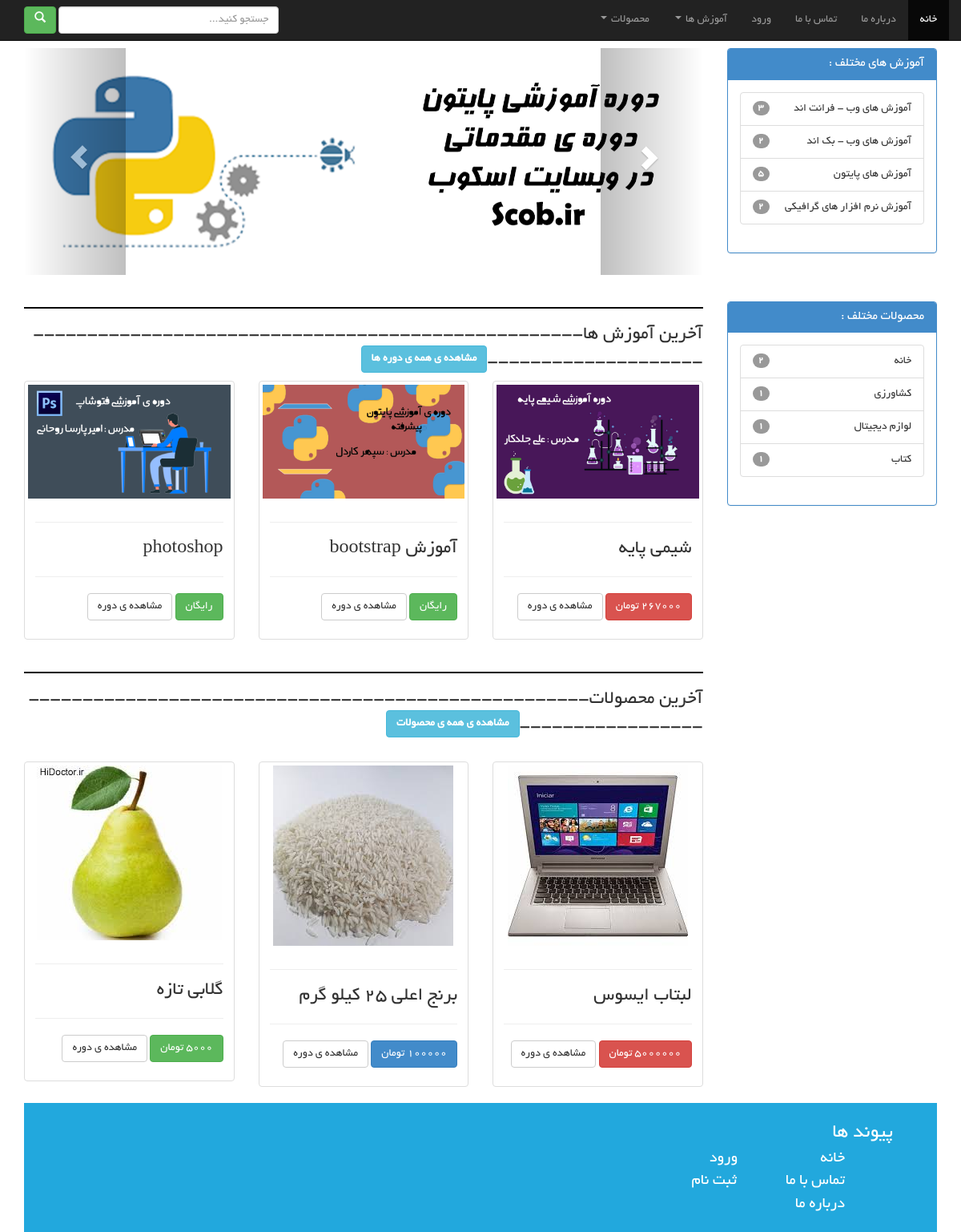
The page / on the database its author committed.
### courses/models.py (models this page shows, shortened)
class Course(models.Model):
    title = models.CharField(max_length=30)
    description = models.TextField()
    price = models.IntegerField(max_length=10,default=0)
    condition = models.CharField(max_length=20)
    master = models.CharField(max_length=20)
    master_img = models.ImageField(upload_to='courses/',null=True,blank=True)
    master_des = models.TextField(null=True,blank=True)
    pqs = models.TextField(null=True,blank=True)
    level = models.CharField(max_length=10)
    image = models.ImageField(upload_to='courses/',null=True,blank=True)
    topic = models.CharField(max_length=50,null=True,blank=True)

### products/models.py (models this page shows, shortened)
class Product(models.Model):
    title = models.CharField(max_length=30)
    description = models.TextField()
    price = models.IntegerField(max_length=10,default=0)
    image = models.ImageField(upload_to='products/',null=True,blank=True)
    topic = models.CharField(max_length=50,null=True)

### scob/views.py (the view)
# urls.py: path('', main_page),
def main_page(request):
    print(f"is user logged in : {request.user.is_authenticated}")
    tedad_c = Course.objects.count() - 1
    lastest_c = Course.objects.all()[(tedad_c - 2):]
    tedad_p = Product.objects.count() - 1
    lastest_p = Product.objects.all()[(tedad_p - 2):]
    front_topic = Course.objects.filter(topic__contains="frontend").count()
    back_topic = Course.objects.filter(topic__contains="backend").count()
    python_topic = Course.objects.filter(topic__contains="python").count()
    graphics_topic = Course.objects.filter(topic__contains="graphics").count()
    home_topic = Product.objects.filter(topic__contains="home").count()
    farming_topic = Product.objects.filter(topic__contains="farming").count()
    digital_topic = Product.objects.filter(topic__contains="digital").count()
    book_topic = Product.objects.filter(topic__contains="book").count()
    users = User.objects.all()
    title = "اسکوب |‌صفحه ی اصلی"
    context = {
        "last_courses": lastest_c,
        "last_products": lastest_p,
        "front_topic": front_topic,
        "back_topic": back_topic,
        "python_topic": python_topic,
        "graphics_topic": graphics_topic,
        "home_topic": home_topic,
        "farming_topic": farming_topic,
        "digital_topic": digital_topic,
        "book_topic": book_topic,
        "title": title,
        "users" : users,
    }
    return render(request, "main.html", context)

### templates/main.html (shortened to what this page needs)
{% load static %}
<!DOCTYPE html>
<html lang="en">
<head>
    <link rel="stylesheet" href="https://maxcdn.bootstrapcdn.com/bootstrap/3.3.7/css/bootstrap.min.css">
    <link rel="stylesheet" href="https://cdnjs.cloudflare.com/ajax/libs/font-awesome/4.7.0/css/font-awesome.min.css">
    <link rel="stylesheet" href="{% static "css/boot/bootstrap-rtl.css" %}">
    <link rel="stylesheet" href="{% static "css/main-css.css" %}">
</head>
<body>
<div class="container">
    <div id="header" class="col-lg-12">
        <nav class="navbar navbar-inverse navbar-fixed-top">
            <div class="container-fluid">
                <div class="collapse navbar-collapse" id="bs-example-navbar-collapse-1">
                    <ul class="nav navbar-nav">
                        <li class="active"><a href="/">خانه <span class="sr-only">(current)</span></a></li>
                        <li><a href="/about-us">درباره ما</a></li>
                        <li><a href="/contact-us">تماس با ما</a></li>
                        <li><a href="/login">ورود</a></li>
                        <li class="dropdown">
                            <a href="#" class="dropdown-toggle" data-toggle="dropdown" role="button"
                               aria-haspopup="true" aria-expanded="false">آموزش ها <span class="caret"></span></a>
                        </li>
                    </ul>
                    <ul class="nav navbar-nav navbar-right">
                        <li class="dropdown">
                            <a href="#" class="dropdown-toggle" data-toggle="dropdown" role="button"
                               aria-haspopup="true" aria-expanded="false">محصولات <span class="caret"></span></a>
                        </li>
                    </ul>
                    <form class="navbar-form navbar-left" method="GET" action="/search">
                        <div class="form-group">
                            <input type="text" name="searching" class="form-control search-bar" style="width: 275px"
                                   placeholder="جستجو کنید...">
                            <button class="btn btn-success" type="submit"><i class="glyphicon glyphicon-search "></i>
                            </button>
                        </div>
                    </form>
                </div>
            </div>
        </nav>
    </div>
    <div class="row" style="margin-top: 60px;">
        <div id="sidebar" class="col-lg-3 col-md-3 col-sm-6 col-xs-12">
            <div class="panel panel-primary">
                <div class="panel-heading">
                    <h3 class="panel-title">آموزش های مختلف : </h3>
                </div>
                <div class="panel-body">
                    <ul class="list-group">
                        <li class="list-group-item">
                            <a href="/search?searching=frontend" class="badge">{{ front_topic }}</a> آموزش های وب -
                            فرانت اند
                        </li>
                        <li class="list-group-item">
                            <a href="/search?searching=backend" class="badge">{{ back_topic }}</a> آموزش های وب - بک اند
                        </li>
                        <li class="list-group-item">
                            <a href="/search?searching=python" class="badge">{{ python_topic }}</a> آموزش های پایتون
                        </li>
                        <li class="list-group-item">
                            <a href="/search?searching=graphics" class="badge">{{ graphics_topic }}</a> آموزش نرم افزار
                            های گرافیکی
                        </li>
                    </ul>
                </div>
            </div>
            <br>
            <br>
            <div class="panel panel-primary">
                <div class="panel-heading">
                    <h3 class="panel-title">محصولات مختلف : </h3>
                </div>
                <div class="panel-body">
                    <ul class="list-group">
                        <li class="list-group-item">
                            <a href="/search?searching=home" class="badge">{{ home_topic }}</a>خانه
                        </li>
                        <li class="list-group-item">
                            <a href="/search?searching=farming" class="badge">{{ farming_topic }}</a>کشاورزی
                        </li>
                        <li class="list-group-item">
                            <a href="/search?searching=digital" class="badge">{{ digital_topic }}</a>لوازم دیجیتال
                        </li>
                        <li class="list-group-item">
                            <a href="/search?searching=book" class="badge">{{ book_topic }}</a>کتاب
                        </li>
                    </ul>
                </div>
            </div>
            <br><br>
        </div>
        <div id="section" class="col-lg-9 col-md-9 col-sm-6 col-xs-12">
            <div id="carousel-example-generic" class="carousel slide" data-ride="carousel">
                <ol class="carousel-indicators">
                    <li data-target="#carousel-example-generic" data-slide-to="0" class="active"></li>
                    <li data-target="#carousel-example-generic" data-slide-to="1"></li>
                    <li data-target="#carousel-example-generic" data-slide-to="2"></li>
                </ol>
                <div class="carousel-inner" role="listbox">
                    <div class="item active">
                        <img src="{% static "images/Untitled-1.png" %}" width="100%" alt="">
                        <div class="carousel-caption">
                        </div>
                    </div>
                </div>
                <a class="left carousel-control" href="#carousel-example-generic" role="button" data-slide="prev">
                    <i class="glyphicon glyphicon-chevron-left" aria-hidden="true"></i>
                </a>
                <a class="right carousel-control" href="#carousel-example-generic" role="button" data-slide="next">
                    <i class="glyphicon glyphicon-chevron-right" aria-hidden="true"></i>
                </a>
            </div>
            <br>
            <hr class="line-under-slide">
            <h3>آخرین آموزش ها-----------------------------------------------------------------------<a href="/courses"
                                                                                                        class="btn btn-info"
                                                                                                        style="font-weight: 700">مشاهده
                ی همه ی دوره ها</a></h3>
            <div class="row">
                {% for item in last_courses %}
                    <div class="col-sm-6 col-md-4">
                        <div class="thumbnail">
                            <img src="{{ item.image.url }}" alt="...">
                            <div class="caption">
                                <hr>
                                <h3>{{ item.title }}</h3>
                                <hr>
                                {% if item.price == 0 %}
                                    <p><label class="btn btn-success">
                                        {% elif item.price < 50000 %}
                                    <p><label class="btn btn-primary">
                                        {% elif item.price < 100000 %}
                                    <p><label class="btn btn-warning">
                                        {% else %}
                                    <p><label class="btn btn-danger">
                                {% endif %}
                                {% if item.price == 0 %}
                                    رایگان
                                {% else %}
                                    {{ item.price }} تومان
                                {% endif %}
                                </label> <a
                                    href="/courses/{{ item.id }}"
                                    class="btn btn-default"
                                    role="button">مشاهده ی دوره</a>
                                </p>
                            </div>
                        </div>
                    </div>
                {% endfor %}
            </div>
            <hr class="line-under-slide">
            <h3>آخرین محصولات---------------------------------------------------------------------<a href="/products"
                                                                                                     class="btn btn-info"
                                                                                                     style="font-weight: 700">مشاهده
                ی همه ی محصولات</a></h3>
            <br>
            <div class="row">
                {% for item in last_products %}
                    <div class="col-sm-6 col-md-4">
                        <div class="thumbnail">
                            <img src="{{ item.image.url }}" alt="...">
                            <div class="caption">
                                <hr>
                                <h3>{{ item.title }}</h3>
                                <hr>
                                {% if item.price < 100000 %}
                                    <p><label class="btn btn-success">
                                        {% elif item.price < 500000 %}
                                    <p><label class="btn btn-primary">
                                        {% elif item.price < 1000000 %}
                                    <p><label class="btn btn-warning">
                                        {% else %}
                                    <p><label class="btn btn-danger">
                                {% endif %}
                                {% if item.price == 0 %}
                                    رایگان
                                {% else %}
                                    {{ item.price }} تومان
                                {% endif %}
                                </label> <a
                                    href="/products/{{ item.id }}"
                                    class="btn btn-default"
                                    role="button">مشاهده ی دوره</a>
                                </p>
                            </div>
                        </div>
                    </div>
                {% endfor %}
            </div>
        </div>
    </div>
    <div id="footer" class="col-lg-12 Footer">
        <br>
        <div align="right">
            <span align="right" class="Footer-H">پیوند ها</span>
            <br>
            <a href="/"><span align="right" class="Footer-link">خانه</span></a>
            <a href="/login"><span class="Footer-link">ورود</span></a>
            <br>
            <a href="/contact_us"><span class="Footer-link">تماس با ما</span></a>
            <a href="/register"><span class="Footer-link-1">ثبت نام</span></a>
            <br>
            <a href="/about-us"><span class="Footer-link">درباره ما</span></a>
            <br>
        </div>
        <br>
    </div>
</div>
</body>
</html>

### assets/css/main-css.css (style rules this page uses)
nav { background-color: rgb(26, 106, 211); }
.line-under-slide { border: black 1px solid; }
.search-bar { width: 400px; font-family: yekan; }
.thumbnail { height: 125%; }
.Footer { background-color: rgb(34, 168, 221); width: 100%; }
.Footer-H { font-family: yekan; color: white; text-align: right; margin-right: 40px; font-size: 25px; }
.Footer-link { font-family: yekan; color: white; text-align: right; margin-right: 100px; font-size: 20px; }
.Footer-link-1 { font-family: yekan; color: white; text-align: right; margin-right: 57.5px; font-size: 20px; }

### rows shown on the page
Course: image (picture), title "شیمی پایه", price "267000"
Course: image (picture), title "آموزش bootstrap", price "رایگان"
Course: image (picture), title "photoshop", price "رایگان"
Product: image (picture), title "لبتاب ایسوس", price "5000000"
Product: image (picture), title "برنج اعلی ۲۵ کیلو گرم", price "100000"
Product: image (picture), title "گلابی تازه"

### other values the page prints
{{ front_topic }} "3"
{{ back_topic }} "2"
{{ python_topic }} "5"
{{ graphics_topic }} "2"
{{ home_topic }} "2"
{{ farming_topic }} "1"
{{ digital_topic }} "1"
{{ book_topic }} "1"
